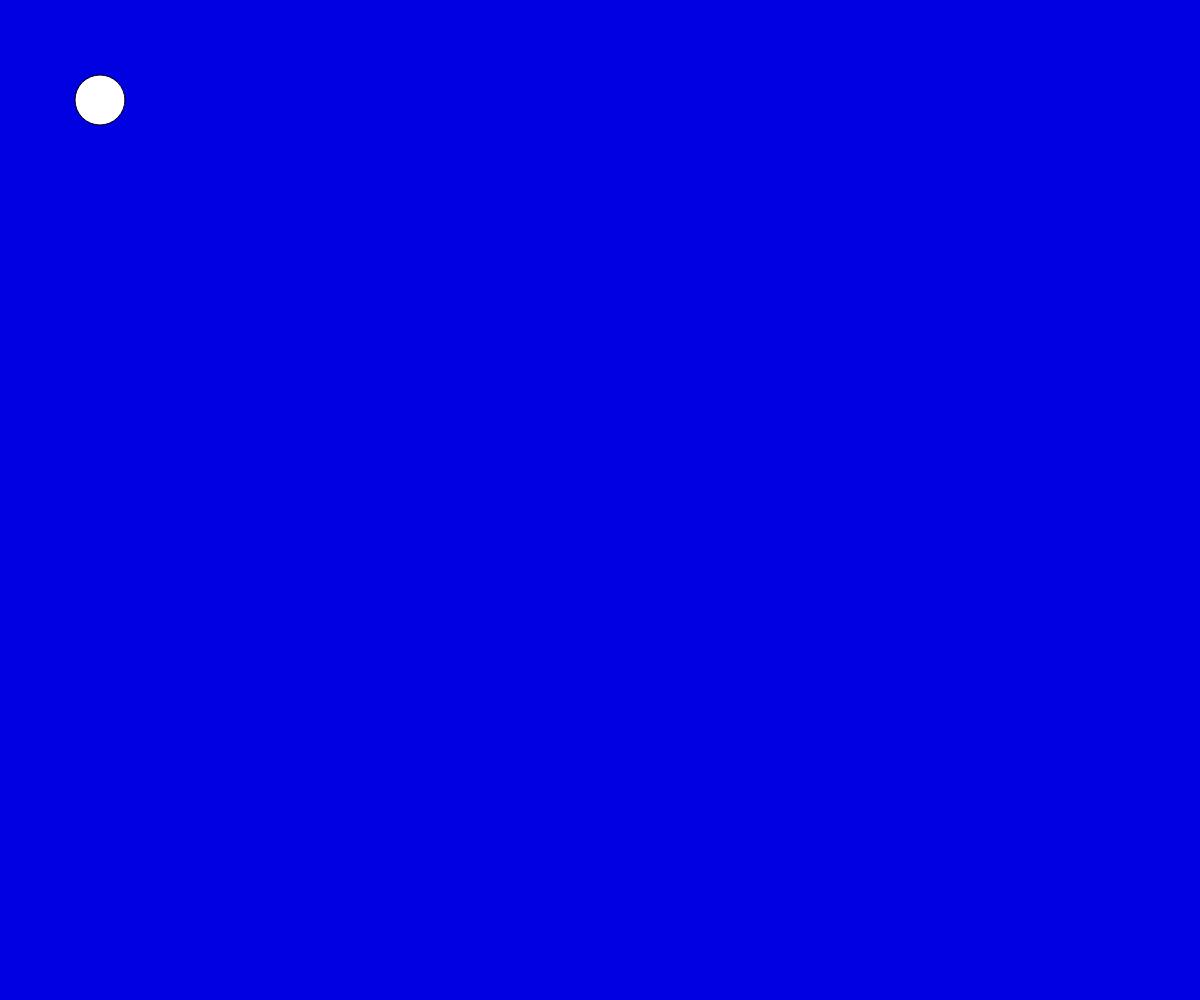
Frame 1 (no input)
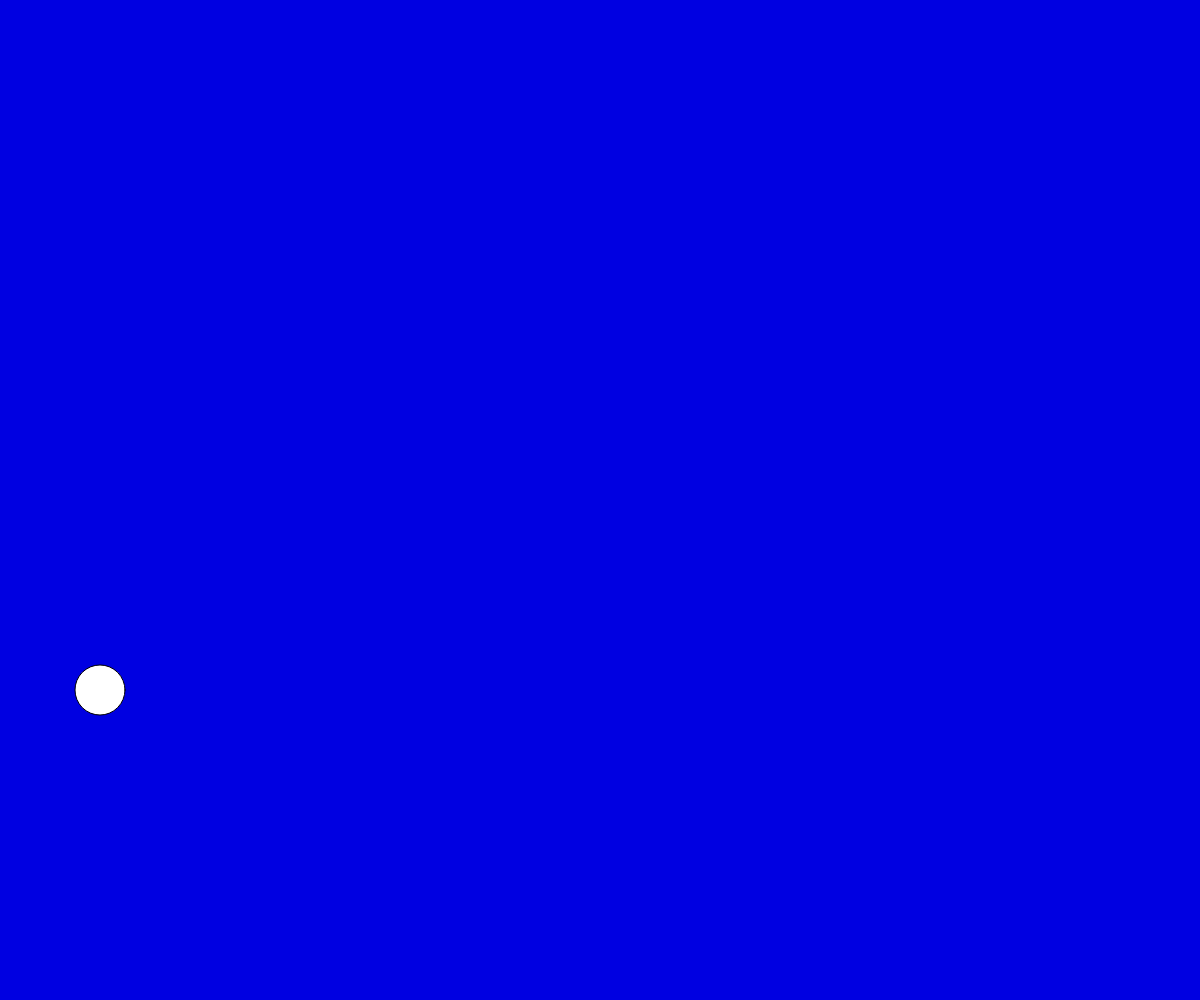
Frame 60 (no input)
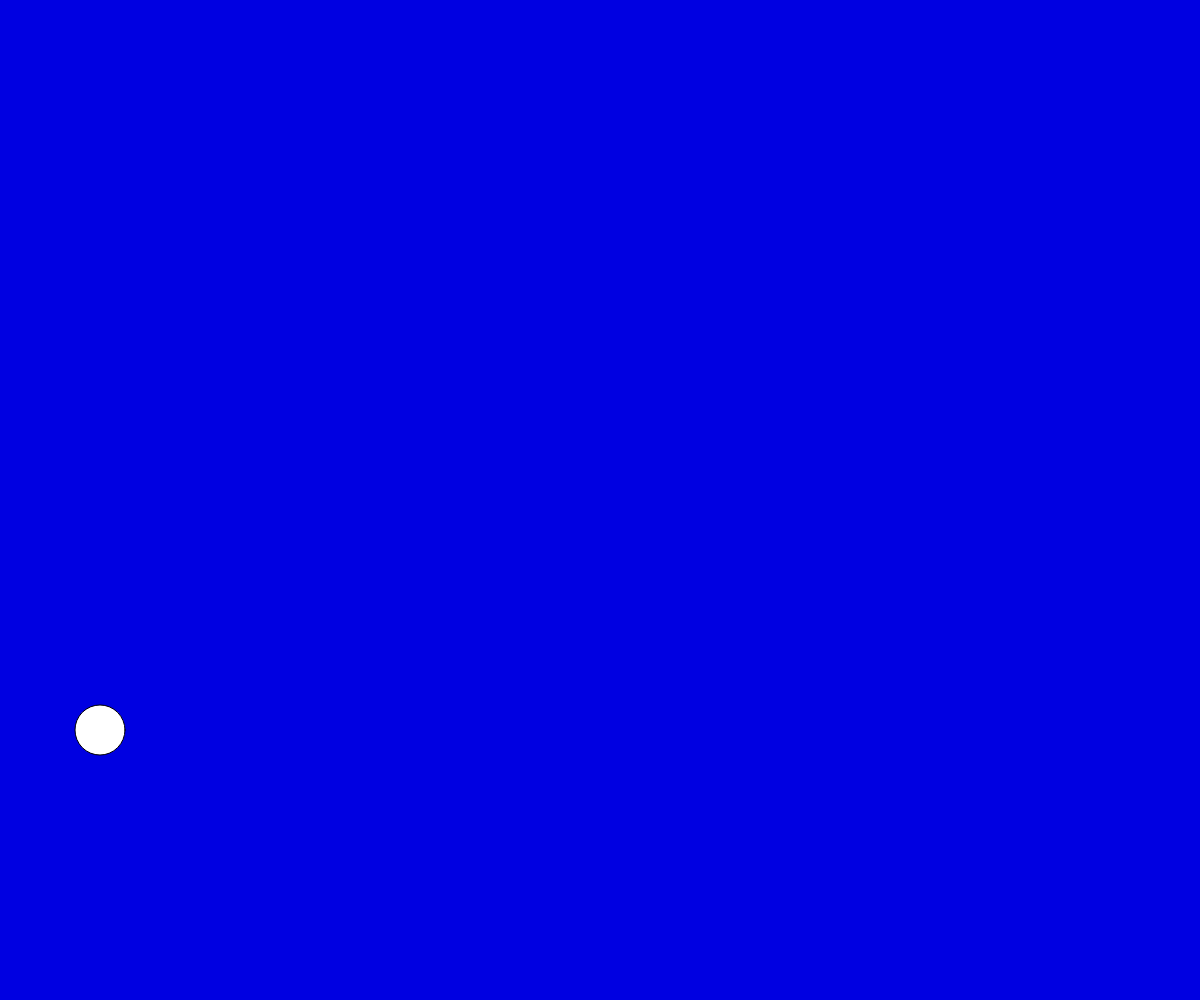
Frame 120 (the mouse pressed at the canvas centre since frame 60)

The p5.js sketch that drew these frames (run headless with seeded random() and noise() and a simulated clock; from frame 60 on, the mouse is pressed at the canvas centre):

// p5.js sketch
// ── sketch.js
let xpos = 100;
let ypos = 100;

let yspeed = 10;

function setup() {
  createCanvas(windowWidth,windowHeight);

}


function draw() {
  background(0,0,225);
  circle(xpos,ypos,50);

  ypos = ypos + yspeed;

  if(ypos < 0){
    yspeed = -yspeed;
  }

  if(ypos > height){
    yspeed = -yspeed;
  }



}
